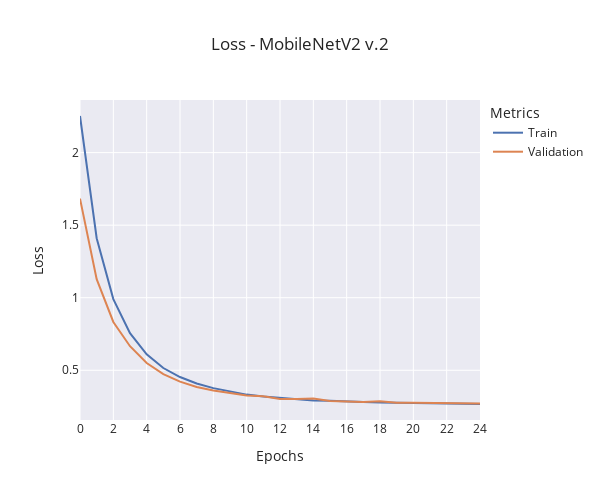

Here is the notebook cell this chart was saved with:
### Code cell
window_size = 0
train_data = (
    moving_average(train_metrics["loss"], window_size)
    if window_size != 0
    else train_metrics["loss"]
)
validation_data = (
    moving_average(validation_metrics["val_loss"], window_size)
    if window_size != 0
    else validation_metrics["val_loss"]
)

fig = go.Figure()

fig.add_trace(
    go.Scatter(
        y=train_data,
        x=np.arange(len(train_data)),
        mode="lines",
        name="Train",
    )
)

fig.add_trace(
    go.Scatter(
        y=validation_data,
        x=np.arange(len(validation_data)),
        mode="lines",
        name="Validation",
    )
)

fig.update_layout(
    title=f"Loss - {model_name} {version}",
    xaxis_title="Epochs",
    yaxis_title="Loss",
    legend_title="Metrics",
    template="seaborn",
    width=600,
    height=500,
    xaxis=dict(
        tickmode="linear",
        tick0=0,
        dtick=2,
    ),
)

fig.show()
fig.write_image(f"./reports/figures/loss/{complete_name}_train.png")

### Figure 1 — Plotly figure (JSON) as saved in the notebook; plotly's stock layout.template omitted (floating-point values rounded to 4 significant figures)
{"data": [{"mode": "lines", "name": "Train", "type": "scatter", "x": [0, 1, 2, 3, 4, 5, 6, 7, 8, 9, 10, 11, 12, 13, 14, 15, 16, 17, 18, 19, 20, 21, 22, 23, 24], "y": [2.252, 1.41, 0.9904, 0.7557, 0.6101, 0.5154, 0.4533, 0.4092, 0.3766, 0.3522, 0.3321, 0.3186, 0.3088, 0.3005, 0.2923, 0.2895, 0.2828, 0.2809, 0.2773, 0.2757, 0.2731, 0.2722, 0.2687, 0.2685, 0.2674]}, {"mode": "lines", "name": "Validation", "type": "scatter", "x": [0, 1, 2, 3, 4, 5, 6, 7, 8, 9, 10, 11, 12, 13, 14, 15, 16, 17, 18, 19, 20, 21, 22, 23, 24], "y": [1.683, 1.128, 0.8327, 0.6655, 0.5497, 0.4732, 0.4215, 0.3843, 0.3599, 0.3423, 0.3252, 0.3201, 0.3026, 0.3012, 0.3047, 0.2882, 0.2868, 0.281, 0.2861, 0.2762, 0.2761, 0.2747, 0.2721, 0.2751, 0.2711]}], "layout": {"height": 500, "legend": {"title": {"text": "Metrics"}}, "title": {"text": "Loss - MobileNetV2 v.2"}, "width": 600, "xaxis": {"dtick": 2, "tick0": 0, "tickmode": "linear", "title": {"text": "Epochs"}}, "yaxis": {"title": {"text": "Loss"}}}}
